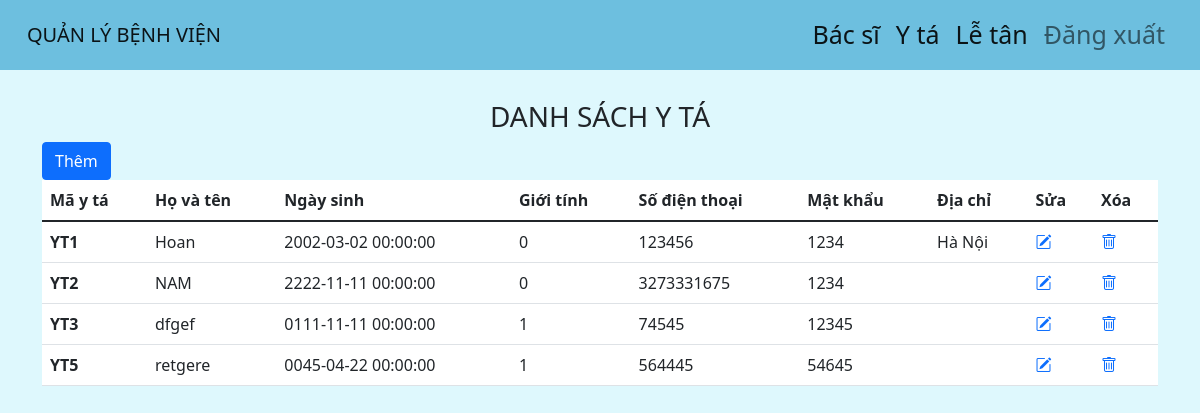
Screenshot of /UI/admin/yta.php (signed in) with the database file from the repository.
### tables this page shows
CREATE TABLE `yta` (
  `mayta` varchar(100) NOT NULL,
  `ten` varchar(100) DEFAULT NULL,
  `ngaysinh` datetime DEFAULT NULL,
  `gioitinh` bit(1) DEFAULT NULL,
  `std` decimal(10,0) DEFAULT NULL,
  `matkhau` varchar(100) DEFAULT NULL,
  `diachi` varchar(400) DEFAULT NULL
);

### UI/admin/yta.php (the view, shortened to what this page needs)
<?php
    require "header.php";
?>
    <main >
        <div class="container_admin container ">
            <h3 class=" text-center  mt-5">DANH SÁCH Y TÁ</h3>
            <div>
                <a class="btn btn-primary " href="add_yta_employee.php">Thêm</a>
            </div>
            <table class="table bg-white" >
                <thead>
                    <tr>
                        <th scope="col">Mã y tá</th>
                        <th scope="col">Họ và tên</th>
                        <th scope="col">Ngày sinh</th>
                        <th scope="col">Giới tính</th>
                        <th scope="col">Số điện thoại</th>
                        <th scope="col">Mật khẩu</th>
                        <th scope="col">Địa chỉ</th>
                        <th scope="col">Sửa</th>
                        <th scope="col">Xóa</th>
                    </tr>
                </thead>
                <tbody>
                    <?php
                        $conn = mysqli_connect('localhost','root','','benhvien');
                        $sql = "SELECT mayta, ten, ngaysinh, gioitinh, std, matkhau, diachi FROM yta ";
                        $result = mysqli_query($conn,$sql);
                        if(mysqli_num_rows($result) > 0){
                            while($row = mysqli_fetch_assoc($result)){
                    ?>
                                <tr>
                                    <th scope="row"><?php echo $row['mayta']; ?></th>
                                    <td><?php echo $row['ten']; ?></td>
                                    <td><?php echo $row['ngaysinh']; ?></td>
                                    <td><?php echo $row['gioitinh']; ?></td>
                                    <td><?php echo $row['std']; ?></td>
                                    <td><?php echo $row['matkhau']; ?></td>
                                    <td><?php echo $row['diachi']; ?></td>
                                    <td><a href="update_yta_employee.php?mayta=<?php echo $row['mayta']; ?>"><i class="bi bi-pencil-square text-primary "></i></a></td>
                                    <td><a href="delete_yta_employee.php?mayta=<?php echo $row['mayta']; ?>"><i class="bi bi-trash text-primary"></i></a></td>
                                </tr>
                    <?php
                            }
                        }
                    ?>
                </tbody>
                </table>
        </div>
    </main>

### UI/assets/css/headeradmin.css (style rules this page uses)
.bg { background-color: rgba(192, 243, 252, 0.521) !important; height: 100%; background-size: auto 180%; margin-top: 100px; }

### rows the page displays
yta: mayta "YT1", ten "Hoan", ngaysinh "2002-03-02 00:00:00", gioitinh "0", std "123456", matkhau "1234", diachi "Hà Nội"
yta: mayta "YT2", ten "NAM", ngaysinh "2222-11-11 00:00:00", gioitinh "0", std "3273331675", matkhau "1234"
yta: mayta "YT3", ten "dfgef", ngaysinh "0111-11-11 00:00:00", gioitinh "1", std "74545", matkhau "12345"
yta: mayta "YT5", ten "retgere", ngaysinh "0045-04-22 00:00:00", gioitinh "1", std "564445", matkhau "54645"
